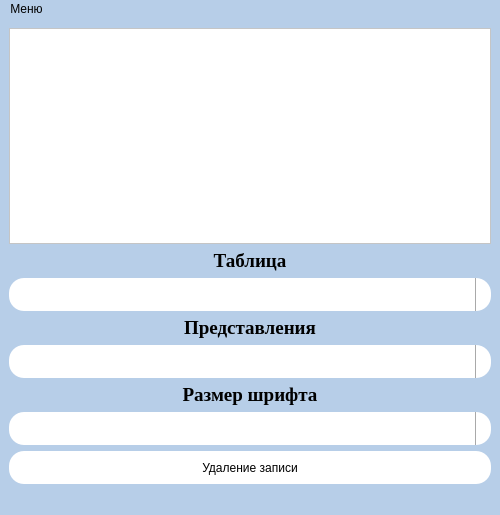
<?xml version="1.0" encoding="UTF-8"?>
<ui version="4.0">
 <class>MainWindow</class>
 <widget class="QMainWindow" name="MainWindow">
  <property name="geometry">
   <rect>
    <x>0</x>
    <y>0</y>
    <width>500</width>
    <height>515</height>
   </rect>
  </property>
  <property name="minimumSize">
   <size>
    <width>500</width>
    <height>500</height>
   </size>
  </property>
  <property name="windowTitle">
   <string>:)</string>
  </property>
  <property name="styleSheet">
   <string notr="true">background-color:  #B7CEE8;</string>
  </property>
  <widget class="QWidget" name="centralwidget">
   <layout class="QVBoxLayout" name="verticalLayout">
    <item>
     <widget class="QTableView" name="tableView">
      <property name="styleSheet">
       <string notr="true">background-color:  white;</string>
      </property>
     </widget>
    </item>
    <item>
     <widget class="QLabel" name="labelTabel">
      <property name="font">
       <font>
        <family>Times New Roman</family>
        <pointsize>14</pointsize>
        <bold>true</bold>
       </font>
      </property>
      <property name="layoutDirection">
       <enum>Qt::LeftToRight</enum>
      </property>
      <property name="text">
       <string>Таблица</string>
      </property>
      <property name="alignment">
       <set>Qt::AlignCenter</set>
      </property>
     </widget>
    </item>
    <item>
     <widget class="QComboBox" name="cmbTable">
      <property name="minimumSize">
       <size>
        <width>120</width>
        <height>33</height>
       </size>
      </property>
      <property name="styleSheet">
       <string notr="true">QComboBox {
	text-align: center; 
    border-radius: 15px;
    min-width: 6em;
	background: white;
}

QComboBox:editable {
    background: white;
}


QComboBox:on { /* shift the text when the popup opens */
    padding-top: 50px;
    padding-left: 50px;
	    background: white;
}

QComboBox::drop-down {
    subcontrol-origin: padding;
    subcontrol-position: top right;
    width: 15px;

    border-left-width: 1px;
    border-left-color: darkgray;
    border-left-style: solid; /* just a single line */
    border-top-right-radius: 3px; /* same radius as the QComboBox */
    border-bottom-right-radius: 3px;
}

QComboBox::down-arrow:on { /* shift the arrow when popup is open */
    top: 1px;
    left: 1px;
}


QComboBox QAbstractItemView {
    background: white; 
	border-radius: 10px;
}</string>
      </property>
     </widget>
    </item>
    <item>
     <widget class="QLabel" name="labelView">
      <property name="font">
       <font>
        <family>Times New Roman</family>
        <pointsize>14</pointsize>
        <bold>true</bold>
       </font>
      </property>
      <property name="layoutDirection">
       <enum>Qt::LeftToRight</enum>
      </property>
      <property name="text">
       <string>Представления</string>
      </property>
      <property name="alignment">
       <set>Qt::AlignCenter</set>
      </property>
     </widget>
    </item>
    <item>
     <widget class="QComboBox" name="cmbView">
      <property name="minimumSize">
       <size>
        <width>120</width>
        <height>33</height>
       </size>
      </property>
      <property name="styleSheet">
       <string notr="true">QComboBox {
	text-align: center; 
    border-radius: 15px;
    min-width: 6em;
	background: white;
}

QComboBox:editable {
    background: white;
}


QComboBox:on { /* shift the text when the popup opens */
    padding-top: 50px;
    padding-left: 50px;
	    background: white;
}

QComboBox::drop-down {
    subcontrol-origin: padding;
    subcontrol-position: top right;
    width: 15px;

    border-left-width: 1px;
    border-left-color: darkgray;
    border-left-style: solid; /* just a single line */
    border-top-right-radius: 3px; /* same radius as the QComboBox */
    border-bottom-right-radius: 3px;
}

QComboBox::down-arrow:on { /* shift the arrow when popup is open */
    top: 1px;
    left: 1px;
}


QComboBox QAbstractItemView {
    background: white; 
	border-radius: 10px;
}</string>
      </property>
     </widget>
    </item>
    <item>
     <widget class="QLabel" name="labelFontSize">
      <property name="font">
       <font>
        <family>Times New Roman</family>
        <pointsize>14</pointsize>
        <bold>true</bold>
       </font>
      </property>
      <property name="layoutDirection">
       <enum>Qt::LeftToRight</enum>
      </property>
      <property name="text">
       <string>Размер шрифта</string>
      </property>
      <property name="alignment">
       <set>Qt::AlignCenter</set>
      </property>
     </widget>
    </item>
    <item>
     <widget class="QComboBox" name="cmbFontSize">
      <property name="minimumSize">
       <size>
        <width>120</width>
        <height>33</height>
       </size>
      </property>
      <property name="styleSheet">
       <string notr="true">QComboBox {
	text-align: center; 
    border-radius: 15px;
    min-width: 6em;
	background: white;
}

QComboBox:editable {
    background: white;
}


QComboBox:on { /* shift the text when the popup opens */
    padding-top: 50px;
    padding-left: 50px;
	    background: white;
}

QComboBox::drop-down {
    subcontrol-origin: padding;
    subcontrol-position: top right;
    width: 15px;

    border-left-width: 1px;
    border-left-color: darkgray;
    border-left-style: solid; /* just a single line */
    border-top-right-radius: 3px; /* same radius as the QComboBox */
    border-bottom-right-radius: 3px;
}

QComboBox::down-arrow:on { /* shift the arrow when popup is open */
    top: 1px;
    left: 1px;
}


QComboBox QAbstractItemView {
    background: white; 
	border-radius: 10px;
}</string>
      </property>
     </widget>
    </item>
    <item>
     <widget class="QPushButton" name="btnDelete">
      <property name="minimumSize">
       <size>
        <width>0</width>
        <height>33</height>
       </size>
      </property>
      <property name="styleSheet">
       <string notr="true">background-color: white; border-radius: 15px;</string>
      </property>
      <property name="text">
       <string>Удаление записи</string>
      </property>
     </widget>
    </item>
   </layout>
  </widget>
  <widget class="QMenuBar" name="menubar">
   <property name="geometry">
    <rect>
     <x>0</x>
     <y>0</y>
     <width>500</width>
     <height>25</height>
    </rect>
   </property>
   <widget class="QMenu" name="menu">
    <property name="title">
     <string>Меню</string>
    </property>
    <addaction name="separator"/>
    <addaction name="separator"/>
    <addaction name="separator"/>
    <addaction name="actionLoginShow"/>
   </widget>
   <addaction name="menu"/>
  </widget>
  <widget class="QStatusBar" name="statusbar"/>
  <action name="actionLoginShow">
   <property name="text">
    <string>Подключение к БД</string>
   </property>
  </action>
 </widget>
 <resources/>
 <connections/>
</ui>
